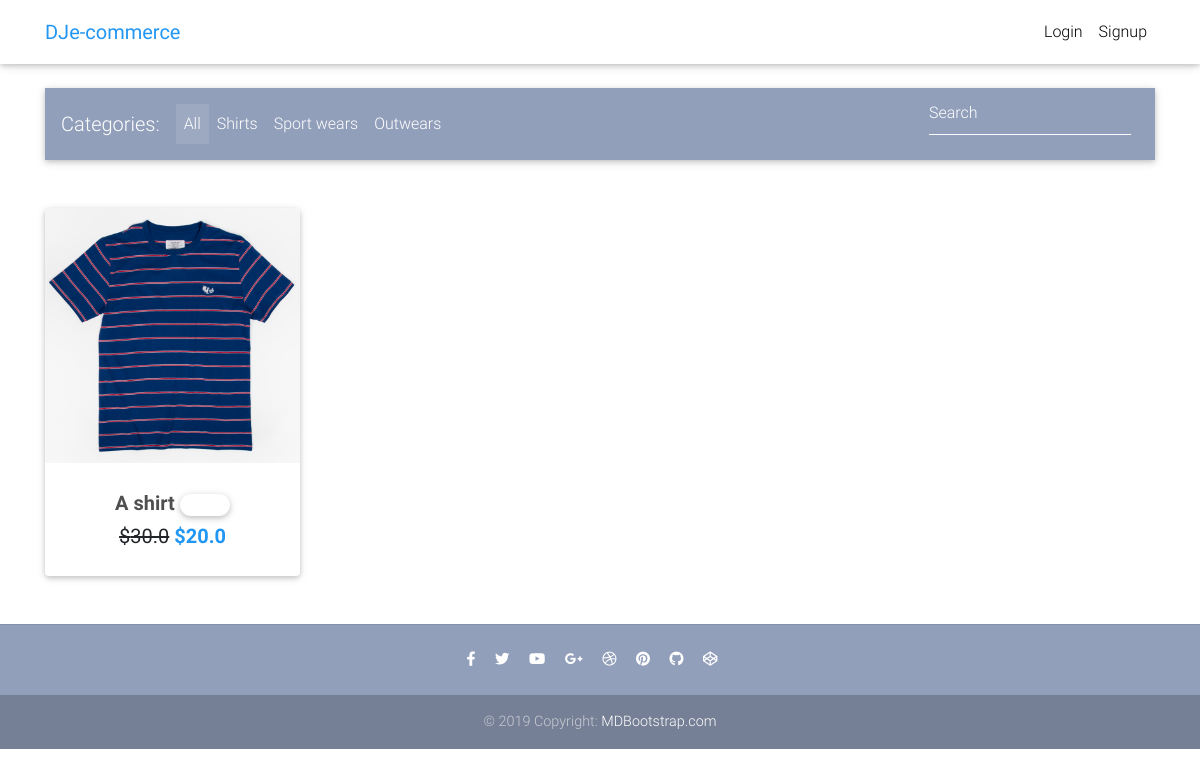
The page / on the database its author committed.
### core/models.py (models this page shows, shortened)
class Item(models.Model):
    title = models.CharField(max_length=100)
    price = models.FloatField()
    discount_price = models.FloatField(blank=True, null=True)
    slug = models.SlugField()
    description = models.TextField()
    image = models.ImageField()
    def get_absolute_url(self):
        return reverse("core:product", kwargs={
            'slug': self.slug
        })

### core/views.py (the view)
# urls.py: path('', HomeView.as_view(), name='home'),
class HomeView(ListView):
    model = Item
    paginate_by = 10
    template_name = "home.html"
    def get_context_data(self, **kwargs):
        context = super().get_context_data(**kwargs)
        context['head_title'] = "Django E-Commerce Website with RecSys embedded"
        return context

### templates/home.html (shortened to what this page needs)
{% extends "base.html" %}
{% block content %}
  <main>
    <div class="container">
      <nav class="navbar navbar-expand-lg navbar-dark mdb-color lighten-3 mt-3 mb-5">
        <span class="navbar-brand">Categories:</span>
        <div class="collapse navbar-collapse" id="basicExampleNav">
          <ul class="navbar-nav mr-auto">
            <li class="nav-item active">
              <a class="nav-link" href="#">All
              </a>
            </li>
            <li class="nav-item">
              <a class="nav-link" href="#">Shirts</a>
            </li>
            <li class="nav-item">
              <a class="nav-link" href="#">Sport wears</a>
            </li>
            <li class="nav-item">
              <a class="nav-link" href="#">Outwears</a>
            </li>
          </ul>
          <form class="form-inline">
            <div class="md-form my-0">
              <input class="form-control mr-sm-2" type="text" placeholder="Search" aria-label="Search">
            </div>
          </form>
        </div>
      </nav>
      <section class="text-center mb-4">
        <div class="row wow fadeIn">
          {% for item in object_list %}
          <div class="col-lg-3 col-md-6 mb-4">
            <div class="card">
              <div class="view overlay">
                <img src="{{ item.image.url }}" class="card-img-top">
              </div>
              <div class="card-body text-center">
                <h5>
                  <strong>
                    <a href="{{ item.get_absolute_url }}" class="dark-grey-text">{{ item.title }}
                      <span class="badge badge-pill {{ item.get_label_display }}-color">NEW</span>
                    </a>
                  </strong>
                </h5>
                <h4 class="lead">
                  {% if item.discount_price %}
                    <span class="mr-1t">
                      <del>${{ item.price }}</del>
                    </span>
                    <span class="font-weight-bold blue-text">${{ item.discount_price }}</span>
                  {% else %}
                    <span class="font-weight-bold blue-text">${{ item.price }}</span>
                  {% endif %}
                </h4>
              </div>
            </div>
          </div>
          {% endfor %}
        </div>
      </section>
    </div>
  </main>
{% endblock content %}

### templates/base.html (style rules this page uses)
html, body, header, .carousel { height: 60vh; }

### rows shown on the page
Item: image (picture), title "A shirt", price "30.0", discount_price "20.0"
